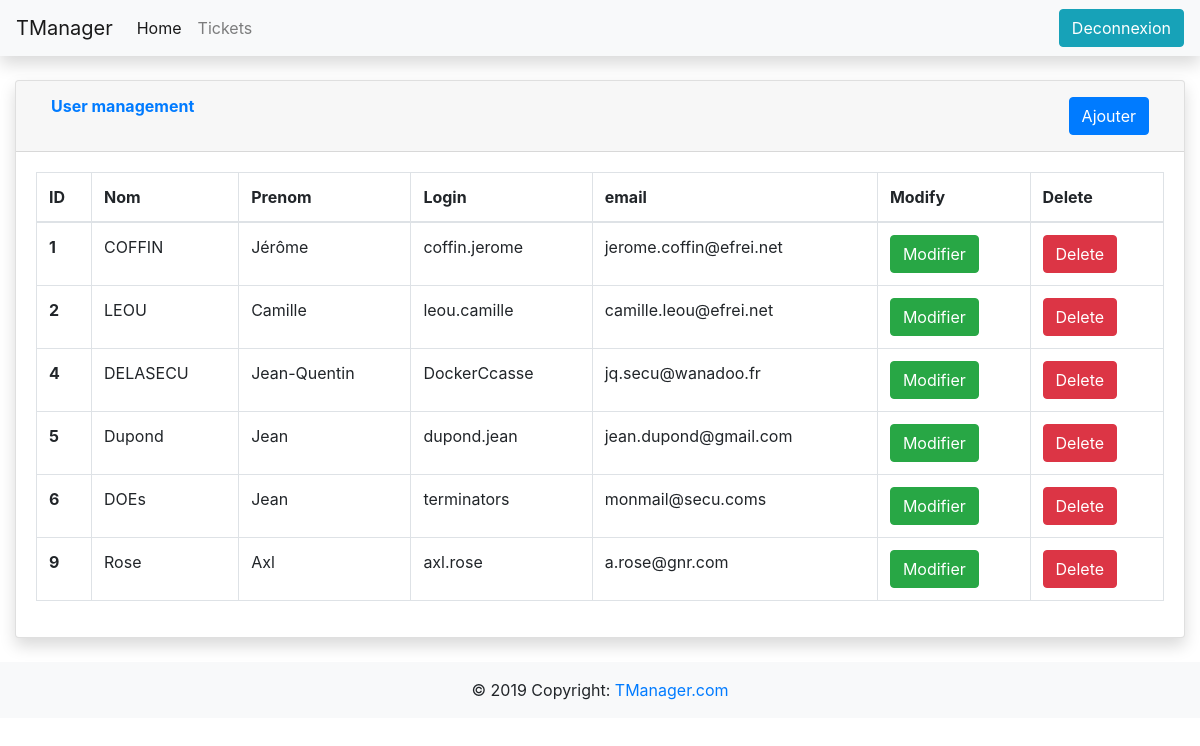
/projet_web/gestion_utilisateur.php (signed in), run on an earlier commit of the app's database.
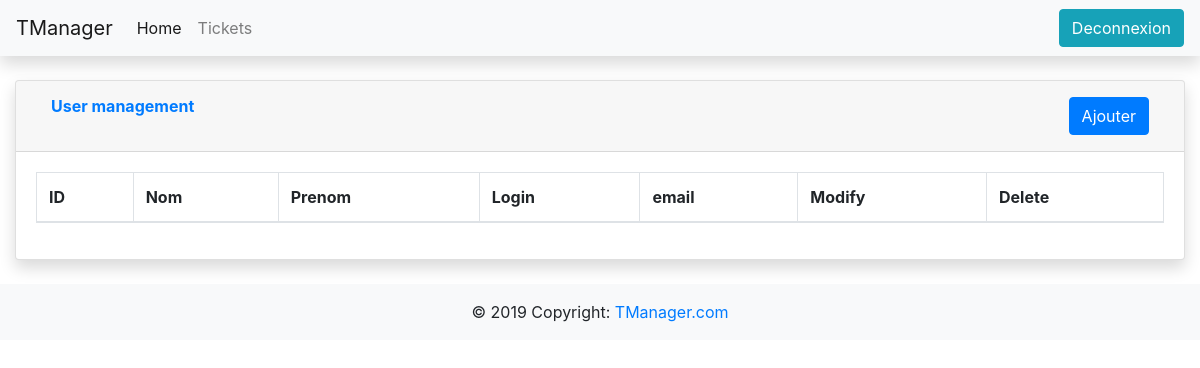
And on a later commit of the database.
### tables this page shows
CREATE TABLE `utilisateur` (
  `utilisateur_id` int(11) NOT NULL AUTO_INCREMENT,
  `utilisateur_nom` varchar(50) NOT NULL DEFAULT '',
  `utilisateur_prenom` varchar(50) NOT NULL DEFAULT '',
  `utilisateur_login` varchar(50) NOT NULL DEFAULT '',
  `utilisateur_pass` varchar(50) NOT NULL DEFAULT '',
  `utilisateur_email` varchar(50) NOT NULL DEFAULT '',
  `utilisateur_del` int(11) NOT NULL DEFAULT '0',
  `utilisateur_droit` int(11) DEFAULT NULL,
  PRIMARY KEY (`utilisateur_id`)
);

### projet_web/gestion_utilisateur.php (the view, shortened to what this page needs)
<!doctype html>
<html lang="en">
  <head>
    <link rel="stylesheet" href="bs431/css/bootstrap.min.css">
    <link href="vendor/datatables/dataTables.bootstrap4.min.css" rel="stylesheet">
  </head>
  <body>
    <?php include('navbar.php'); ?>
    <div class="container-fluid">
      <div class="card shadow mb-4">
        <div class="card-header py-3">
          <div class="container-fluid">
            <div class="row">
              <div class="col text-left">
                <h6 class="m-0 font-weight-bold text-primary">User management</h6>
              </div>
              <div class="col text-right">
                <button type="button" class="btn btn-primary" data-toggle="modal" data-target='#modalAjouterUtilisateurs'>
                  Ajouter
                </button>
              </div>
            </div>
          </div>
        </div>
        <div class="card-body">
          <div class="table-responsive">
            <table class="table table-bordered" id="dataTable" width="100%" cellspacing="0">
              <thead>
                <tr>
                  <th>ID</th>
                  <th>Nom</th>
                  <th>Prenom</th>
                  <th>Login</th>
                  <th>email</th>
                  <th>Modify</th>
                  <th>Delete</th>
                </tr>
              </thead>
              <tbody>
                <?php include('connexion_bdd.php'); ?>
                <?php
                $reponse = $bdd->query('SELECT * FROM utilisateur WHERE utilisateur_del = 0');
                while ($donnees = $reponse->fetch()){
                ?>
                <tr>
                  <th scope="row"><?php echo $donnees['utilisateur_id']; ?></th>
                  <td><?php echo $donnees['utilisateur_nom']; ?></td>
                  <td><?php echo $donnees['utilisateur_prenom']; ?></td>
                  <td><?php echo $donnees['utilisateur_login']; ?></td>
                  <td><?php echo $donnees['utilisateur_email']; ?></td>
                  <td>
                    <form action ="utilisateur/modifier_utilisateur.php" method="get">
                      <button type="submit" class="btn btn-success">Modifier</button>
                    </form>
                  </td>
                  <td>
                    <form action ="utilisateur/delete_utilisateur.php" method="get">
                      <button type="submit" class="btn btn-danger" onclick="return confirm('Voulez-vous vraiment suprimer cet utilisateur ?');" >Delete</button>
                    </form>
                  </td>
                </tr>
                <?php
                }
                ?>
              </tbody>
            </table>
          </div>
        </div>
      </div>
    </div>
    <?php include('footer.php'); ?>
  </body>
</html>

What changed in the data, as far as the page shows it:
removed utilisateur: utilisateur_id "1", utilisateur_nom "COFFIN", utilisateur_prenom "Jérôme", utilisateur_login "coffin.jerome", utilisateur_email "jerome.coffin@efrei.net"
removed utilisateur: utilisateur_id "2", utilisateur_nom "LEOU", utilisateur_prenom "Camille", utilisateur_login "leou.camille", utilisateur_email "camille.leou@efrei.net"
removed utilisateur: utilisateur_id "4", utilisateur_nom "DELASECU", utilisateur_prenom "Jean-Quentin", utilisateur_login "DockerCcasse", utilisateur_email "jq.secu@wanadoo.fr"
removed utilisateur: utilisateur_id "5", utilisateur_nom "Dupond", utilisateur_prenom "Jean", utilisateur_login "dupond.jean", utilisateur_email "jean.dupond@gmail.com"
removed utilisateur: utilisateur_id "6", utilisateur_nom "DOEs", utilisateur_prenom "Jean", utilisateur_login "terminators", utilisateur_email "monmail@secu.coms"
removed utilisateur: utilisateur_id "9", utilisateur_nom "Rose", utilisateur_prenom "Axl", utilisateur_login "axl.rose", utilisateur_email "a.rose@gnr.com"
